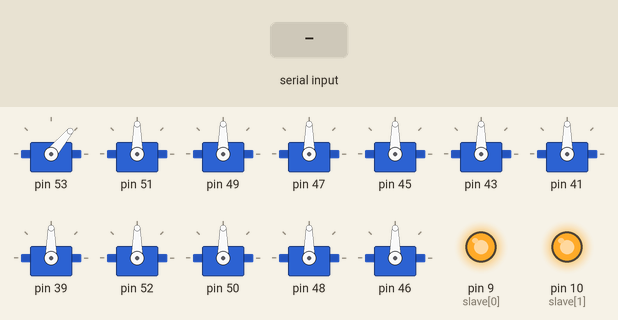
A sketch run on a simulated Arduino Mega 2560, built with avr-gcc and run on an emulated ATmega2560. Parts: 12 × servo, output pins drawn as LEDs (lit = HIGH). The test bench sets the inputs (shaded band). Pins used as bus, display or sensor lines are not drawn; what the sketch prints to the serial monitor is not drawn.

Above: at 0.01 s.
At 1.2 s:
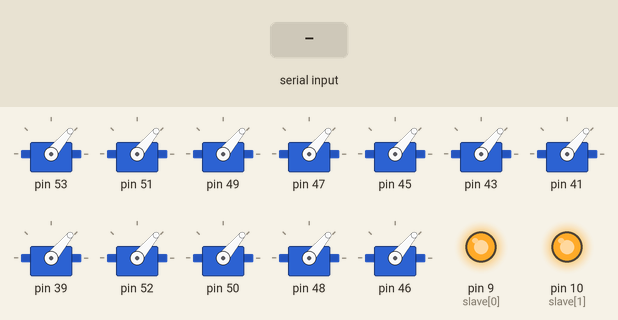
1.3 s: "1" received over Serial
At 8.6 s:
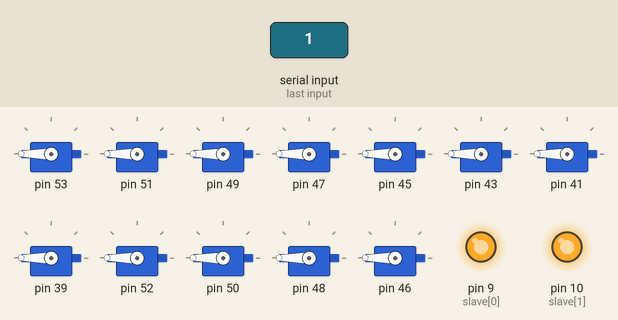
Timing chart, 0 to 10.9 s (numbered marks = the images above; inputs shaded):
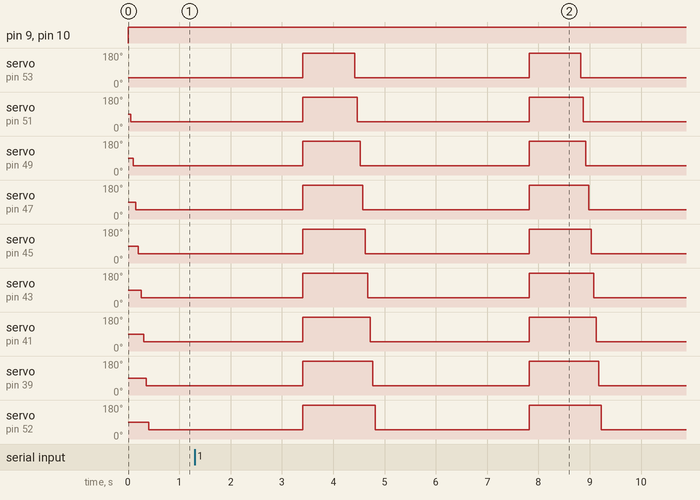

The sketch:

spi_master_servocontroller-mega.ino
```cpp
#include <Servo.h>
#include <SPI.h>

//시리얼 출력은 동작 시간을 저해하는 요소. 최종버전에선 주석처리하기.

#define SLAVES 2

byte pixel_data[64] ={0,};
byte offset[64];
char mst_buf[48];
char slv_buf[2][9]; //for serial monitoring
int slave[2] = {9,10};
Servo mst_servo[48];

void setup() {
  Serial.begin(9600);
  mst_servo[0].attach(53);
  mst_servo[1].attach(51);
  mst_servo[2].attach(49);
  mst_servo[3].attach(47);
  mst_servo[4].attach(45);
  mst_servo[5].attach(43);
  mst_servo[6].attach(41);
  mst_servo[7].attach(39);//1~8
  mst_servo[8].attach(52);
  mst_servo[9].attach(50);
  mst_servo[10].attach(48);
  mst_servo[11].attach(46);
  mst_servo[12].attach(44);
  mst_servo[13].attach(42);
  mst_servo[14].attach(40);
  mst_servo[15].attach(38);//9~16
  mst_servo[16].attach(36);
  mst_servo[17].attach(34);
  mst_servo[18].attach(32);
  mst_servo[19].attach(30);
  mst_servo[20].attach(28);
  mst_servo[21].attach(26);
  mst_servo[22].attach(24);
  mst_servo[23].attach(22);//17~24
  mst_servo[24].attach(A0);
  mst_servo[25].attach(A1);
  mst_servo[26].attach(A2);
  mst_servo[27].attach(A3);
  mst_servo[28].attach(A4);
  mst_servo[29].attach(A5);
  mst_servo[30].attach(A6);
  mst_servo[31].attach(A7);//25~32
  mst_servo[32].attach(A8);
  mst_servo[33].attach(A9);
  mst_servo[34].attach(A10);
  mst_servo[35].attach(A11);
  mst_servo[36].attach(A12);
  mst_servo[37].attach(A13);
  mst_servo[38].attach(A14);
  mst_servo[39].attach(A15);//33~40
  mst_servo[40].attach(23);
  mst_servo[41].attach(25);
  mst_servo[42].attach(27);
  mst_servo[43].attach(29);
  mst_servo[44].attach(31);
  mst_servo[45].attach(33);
  mst_servo[46].attach(35);
  mst_servo[47].attach(37);//41~48
  Serial.println("Master servos successfully initalized.");
  for(int i=0; i<SLAVES; i++)
    pinMode(slave[i],OUTPUT); //핀모드설정 안하면 6789핀 못씀...
//  MOSI = 11;
//  MISO = 12;
//  SCK = 13;
  SPI.begin();
  for(int i = 0; i < SLAVES; i++)  digitalWrite(slave[i],HIGH);
  SPI.setClockDivider(SPI_CLOCK_DIV16);
}

void loop() {
  volatile boolean data_end =false;
  //read data from Serial
  if(Serial.available()){
    for(int i=0; i < 64; i++){
      pixel_data[i]=Serial.read(); //시리얼 리드 도중에 시간이?
      Serial.print((char)pixel_data[i]);
      if (i%8==7) Serial.println(); //line feed after print a row.
    }
  }
  dataPartition();
/*
  Serial.println("\n----Curent Data----");
    Serial.println(mst_buf);
    Serial.println(slv_buf[0]);
    Serial.println(slv_buf[1]);
    Serial.println(slv_buf[2]);
    Serial.println(slv_buf[3]);
    Serial.println(slv_buf[4]);
*/
  //transmit data to slaves
  for(int i = 0; i < SLAVES; i++){
    //char msg[20];
    digitalWrite(slave[i],LOW);
    for(int k = 0; k < 12; k++){ //+1, for the null sign
      SPI.transfer(slv_buf[i][k]);
    }
    digitalWrite(slave[i],HIGH);
/*
    //make message
    sprintf(msg,"Slave %d : %d", i, ()? "success":"failed"); //연결상태만 뜨게?
    Serial.println(msg);
*/
  }
  moveServo(48);
  //if Serial.available을 여기까지 씌우면 왠지 모르게 한바이트가 일단 잘려버린다.
}

void dataPartition(){
  memcpy(mst_buf,pixel_data,sizeof(mst_buf));
  memcpy(slv_buf[0],pixel_data+48,sizeof(slv_buf[0]));
  memcpy(slv_buf[1],pixel_data+56,sizeof(slv_buf[1]));
  for(int i=0; i < 5; i++) slv_buf[i][11]="\0"; // null signal
  mst_buf[9]="\0";
}

void moveServo(int amount){
  for(int i=0;i<amount;i++){
    mst_servo[i].write(50/*180-mst_buf[i]*/);
    delay(50);
  }
  delay(1000);
  for(int i=0;i<amount;i++){
    mst_servo[i].write(180);
  }
  delay(1000);
}
```

Measured:
- by itself, servo on pin 53: alternates 180° for 1.0 s and 50° for 3.4 s
- by itself, servo on pin 51: alternates 180° for 1.1 s and 50° for 3.4 s
- by itself, servo on pin 49: alternates 180° for 1.1 s and 50° for 3.3 s
- by itself, servo on pin 47: alternates 180° for 1.2 s and 50° for 3.3 s
- by itself, servo on pin 45: alternates 180° for 1.2 s and 50° for 3.2 s
- by itself, servo on pin 43: alternates 180° for 1.3 s and 50° for 3.2 s
- by itself, servo on pin 41: alternates 180° for 1.3 s and 50° for 3.1 s
- by itself, servo on pin 39: alternates 180° for 1.4 s and 50° for 3.1 s
